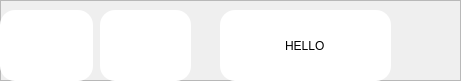
   <widget class="QFrame" name="frame_2">
    <property name="geometry">
     <rect>
      <x>210</x>
      <y>10</y>
      <width>461</width>
      <height>81</height>
     </rect>
    </property>
    <property name="frameShape">
     <enum>QFrame::StyledPanel</enum>
    </property>
    <property name="frameShadow">
     <enum>QFrame::Raised</enum>
    </property>
    <widget class="QLineEdit" name="lineEdit">
     <property name="geometry">
      <rect>
       <x>220</x>
       <y>10</y>
       <width>171</width>
       <height>71</height>
      </rect>
     </property>
     <property name="contextMenuPolicy">
      <enum>Qt::DefaultContextMenu</enum>
     </property>
     <property name="whatsThis">
      <string>&lt;!DOCTYPE HTML PUBLIC &quot;-//W3C//DTD HTML 4.0//EN&quot; &quot;http://www.w3.org/TR/REC-html40/strict.dtd&quot;&gt;
&lt;html&gt;&lt;head&gt;&lt;meta name=&quot;qrichtext&quot; content=&quot;1&quot; /&gt;&lt;style type=&quot;text/css&quot;&gt;
p, li { white-space: pre-wrap; }
&lt;/style&gt;&lt;/head&gt;&lt;body style=&quot; font-family:'MS Shell Dlg 2'; font-size:8pt; font-weight:400; font-style:normal;&quot;&gt;
&lt;p align=&quot;center&quot; style=&quot; margin-top:12px; margin-bottom:12px; margin-left:0px; margin-right:0px; -qt-block-indent:0; text-indent:0px;&quot;&gt;&lt;span style=&quot; font-size:20pt; font-weight:600;&quot;&gt;HELLO&lt;/span&gt;&lt;/p&gt;&lt;/body&gt;&lt;/html&gt;</string>
     </property>
     <property name="styleSheet">
      <string notr="true">background-color:white;
color:black;
font: 20pt &quot;Times New Roman&quot;;
border-radius:15px;
</string>
     </property>
     <property name="text">
      <string>HELLO</string>
     </property>
     <property name="alignment">
      <set>Qt::AlignCenter</set>
     </property>
     <property name="cursorMoveStyle">
      <enum>Qt::LogicalMoveStyle</enum>
     </property>
    </widget>
    <widget class="QPushButton" name="btnHome_2">
     <property name="geometry">
      <rect>
       <x>100</x>
       <y>10</y>
       <width>91</width>
       <height>71</height>
      </rect>
     </property>
     <property name="styleSheet">
      <string notr="true">background-color:white;
border-radius:15px;
</string>
     </property>
     <property name="text">
      <string/>
     </property>
     <property name="icon">
      <iconset>
       <normaloff>../../../Downloads/home-button.png</normaloff>../../../Downloads/home-button.png</iconset>
     </property>
     <property name="iconSize">
      <size>
       <width>60</width>
       <height>60</height>
      </size>
     </property>
    </widget>
    <widget class="QPushButton" name="pushButton_3">
     <property name="geometry">
      <rect>
       <x>0</x>
       <y>10</y>
       <width>93</width>
       <height>71</height>
      </rect>
     </property>
     <property name="styleSheet">
      <string notr="true">background-color:white;
border-radius:15px;
</string>
     </property>
     <property name="text">
      <string/>
     </property>
     <property name="icon">
      <iconset>
       <normaloff>../../../Downloads/loupe.png</normaloff>../../../Downloads/loupe.png</iconset>
     </property>
     <property name="iconSize">
      <size>
       <width>60</width>
       <height>60</height>
      </size>
     </property>
    </widget>
   </widget>
